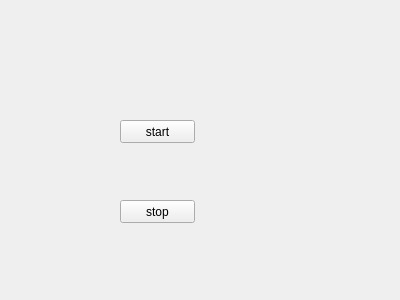
<?xml version="1.0" encoding="UTF-8"?>
<ui version="4.0">
 <class>Widget</class>
 <widget class="QWidget" name="Widget">
  <property name="geometry">
   <rect>
    <x>0</x>
    <y>0</y>
    <width>400</width>
    <height>300</height>
   </rect>
  </property>
  <property name="windowTitle">
   <string>Widget</string>
  </property>
  <widget class="QPushButton" name="pushButton">
   <property name="geometry">
    <rect>
     <x>120</x>
     <y>120</y>
     <width>75</width>
     <height>23</height>
    </rect>
   </property>
   <property name="text">
    <string>start</string>
   </property>
  </widget>
  <widget class="QPushButton" name="pushButton_2">
   <property name="geometry">
    <rect>
     <x>120</x>
     <y>200</y>
     <width>75</width>
     <height>23</height>
    </rect>
   </property>
   <property name="text">
    <string>stop</string>
   </property>
  </widget>
 </widget>
 <layoutdefault spacing="6" margin="11"/>
 <resources/>
 <connections/>
</ui>
